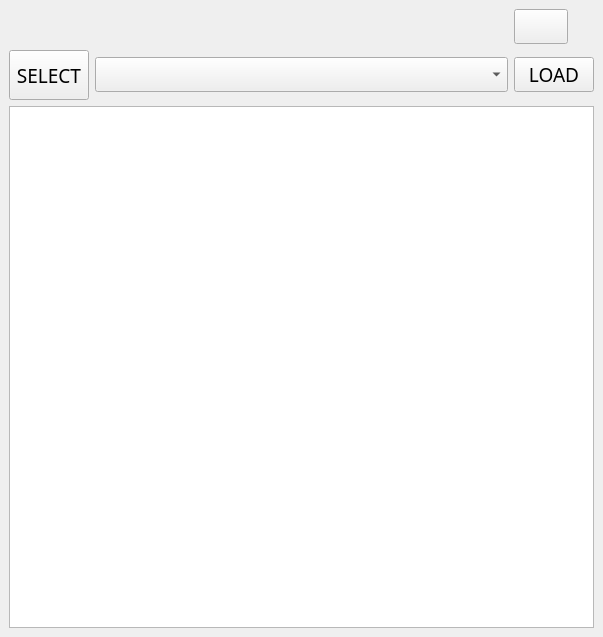
<?xml version="1.0" encoding="UTF-8"?>
<ui version="4.0">
 <class>netscan_sabineDockWidgetBase</class>
 <widget class="QDockWidget" name="netscan_sabineDockWidgetBase">
  <property name="geometry">
   <rect>
    <x>0</x>
    <y>0</y>
    <width>603</width>
    <height>637</height>
   </rect>
  </property>
  <property name="font">
   <font>
    <family>Segoe UI Semibold</family>
    <pointsize>14</pointsize>
   </font>
  </property>
  <property name="windowTitle">
   <string>Measure AS-BUILT Data from NETSCAN</string>
  </property>
  <widget class="QWidget" name="dockWidgetContents">
   <layout class="QGridLayout" name="gridLayout">
    <item row="2" column="1" colspan="3">
     <widget class="QTextBrowser" name="txtUnifiber"/>
    </item>
    <item row="1" column="2">
     <widget class="QgsCheckableComboBox" name="mComboBox">
      <property name="enabled">
       <bool>true</bool>
      </property>
      <property name="sizePolicy">
       <sizepolicy hsizetype="Minimum" vsizetype="Maximum">
        <horstretch>80</horstretch>
        <verstretch>45</verstretch>
       </sizepolicy>
      </property>
      <property name="minimumSize">
       <size>
        <width>320</width>
        <height>30</height>
       </size>
      </property>
      <property name="currentText">
       <string/>
      </property>
      <property name="maxVisibleItems">
       <number>5</number>
      </property>
      <item>
       <property name="text">
        <string/>
       </property>
      </item>
      <item>
       <property name="text">
        <string>FIBERKLAAR</string>
       </property>
      </item>
      <item>
       <property name="text">
        <string comment="qsf" extracomment="qsdf">UNIFIBER</string>
       </property>
      </item>
      <item>
       <property name="text">
        <string>WYRE</string>
       </property>
      </item>
      <item>
       <property name="text">
        <string>PROXIMUS</string>
       </property>
      </item>
     </widget>
    </item>
    <item row="1" column="1">
     <widget class="QPushButton" name="btn_select">
      <property name="minimumSize">
       <size>
        <width>0</width>
        <height>50</height>
       </size>
      </property>
      <property name="text">
       <string>SELECT</string>
      </property>
     </widget>
    </item>
    <item row="1" column="3">
     <widget class="QPushButton" name="btn_lagen_inladen">
      <property name="sizePolicy">
       <sizepolicy hsizetype="Minimum" vsizetype="Maximum">
        <horstretch>0</horstretch>
        <verstretch>0</verstretch>
       </sizepolicy>
      </property>
      <property name="minimumSize">
       <size>
        <width>50</width>
        <height>20</height>
       </size>
      </property>
      <property name="inputMethodHints">
       <set>Qt::ImhPreferUppercase</set>
      </property>
      <property name="text">
       <string>LOAD</string>
      </property>
      <property name="checkable">
       <bool>false</bool>
      </property>
      <property name="autoDefault">
       <bool>false</bool>
      </property>
      <property name="flat">
       <bool>false</bool>
      </property>
     </widget>
    </item>
    <item row="0" column="3">
     <widget class="QPushButton" name="btn_info">
      <property name="sizePolicy">
       <sizepolicy hsizetype="Fixed" vsizetype="Fixed">
        <horstretch>0</horstretch>
        <verstretch>0</verstretch>
       </sizepolicy>
      </property>
      <property name="layoutDirection">
       <enum>Qt::LeftToRight</enum>
      </property>
      <property name="autoFillBackground">
       <bool>true</bool>
      </property>
      <property name="text">
       <string/>
      </property>
     </widget>
    </item>
   </layout>
  </widget>
 </widget>
 <customwidgets>
  <customwidget>
   <class>QgsCheckableComboBox</class>
   <extends>QComboBox</extends>
   <header>qgscheckablecombobox.h</header>
  </customwidget>
 </customwidgets>
 <resources/>
 <connections/>
</ui>
